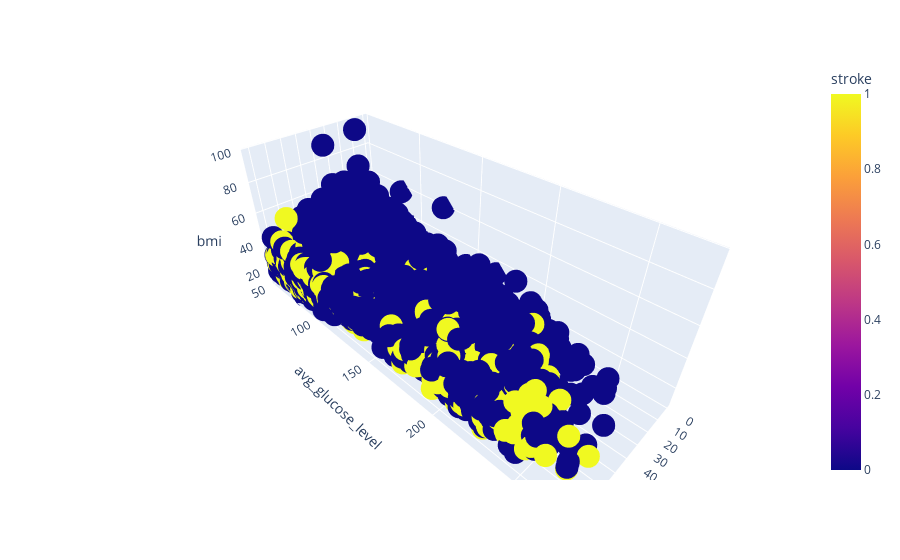

Source (notebook cell):
### Markdown cell above
----------------------------------------------------------------------------

### Code cell
fig = px.scatter_3d(train, x='age', y='avg_glucose_level', z='bmi',
              color='stroke')
fig.show()

### Figure 1 — Plotly figure (JSON) as saved in the notebook; plotly's stock layout.template omitted (floating-point values rounded to 4 significant figures; data arrays with more than 128 entries replaced by an {"elided": "..."} marker saying what was removed)
{"data": [{"hovertemplate": "age=%{x}<br>avg_glucose_level=%{y}<br>bmi=%{z}<br>stroke=%{marker.color}<extra></extra>", "legendgroup": "", "marker": {"color": {"elided": "20414 int values"}, "coloraxis": "coloraxis", "symbol": "circle"}, "mode": "markers", "name": "", "scene": "scene", "showlegend": false, "type": "scatter3d", "x": {"elided": "20414 float values"}, "y": {"elided": "20414 float values"}, "z": {"elided": "20414 float values"}}], "layout": {"coloraxis": {"colorbar": {"title": {"text": "stroke"}}, "colorscale": [[0, "#0d0887"], [0.1111, "#46039f"], [0.2222, "#7201a8"], [0.3333, "#9c179e"], [0.4444, "#bd3786"], [0.5556, "#d8576b"], [0.6667, "#ed7953"], [0.7778, "#fb9f3a"], [0.8889, "#fdca26"], [1, "#f0f921"]]}, "legend": {"tracegroupgap": 0}, "margin": {"t": 60}, "scene": {"domain": {"x": [0, 1], "y": [0, 1]}, "xaxis": {"title": {"text": "age"}}, "yaxis": {"title": {"text": "avg_glucose_level"}}, "zaxis": {"title": {"text": "bmi"}}}}}
